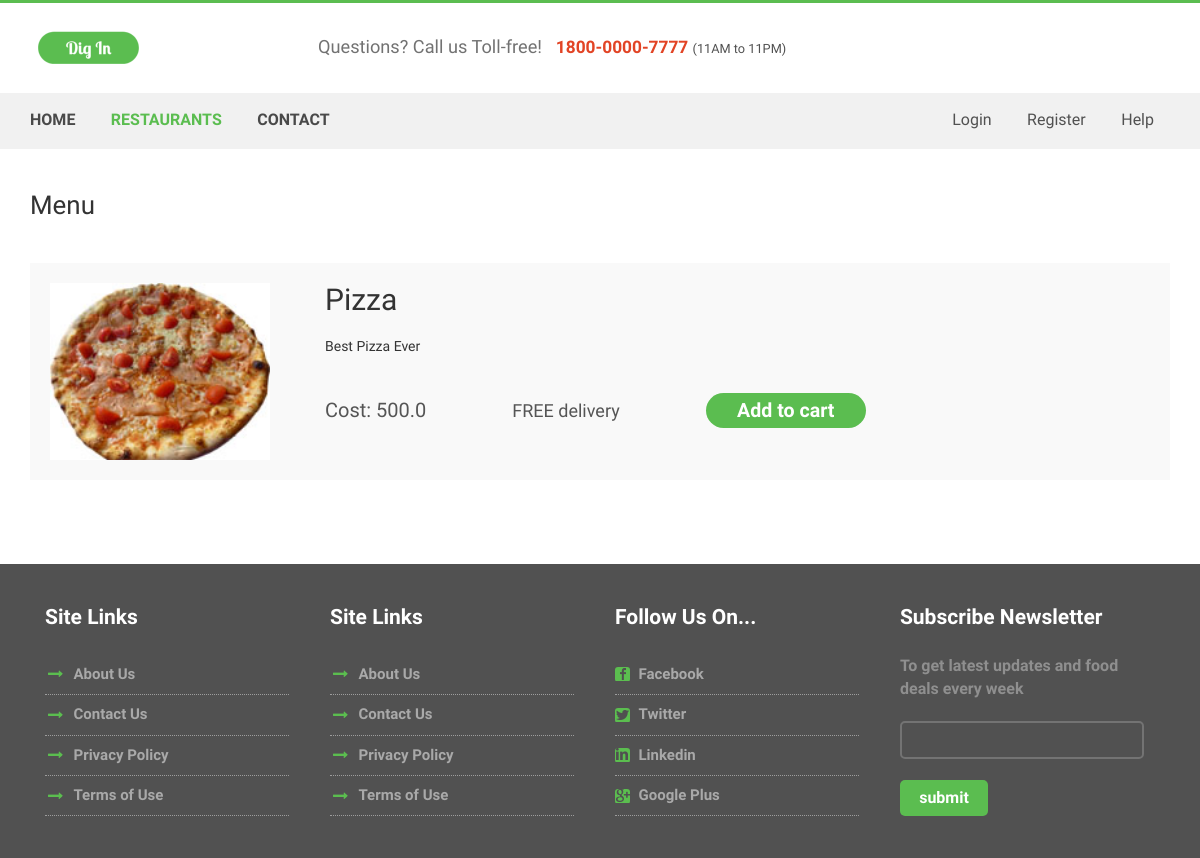
/menu?restaurant_id=5, run on an earlier commit of the app's database.
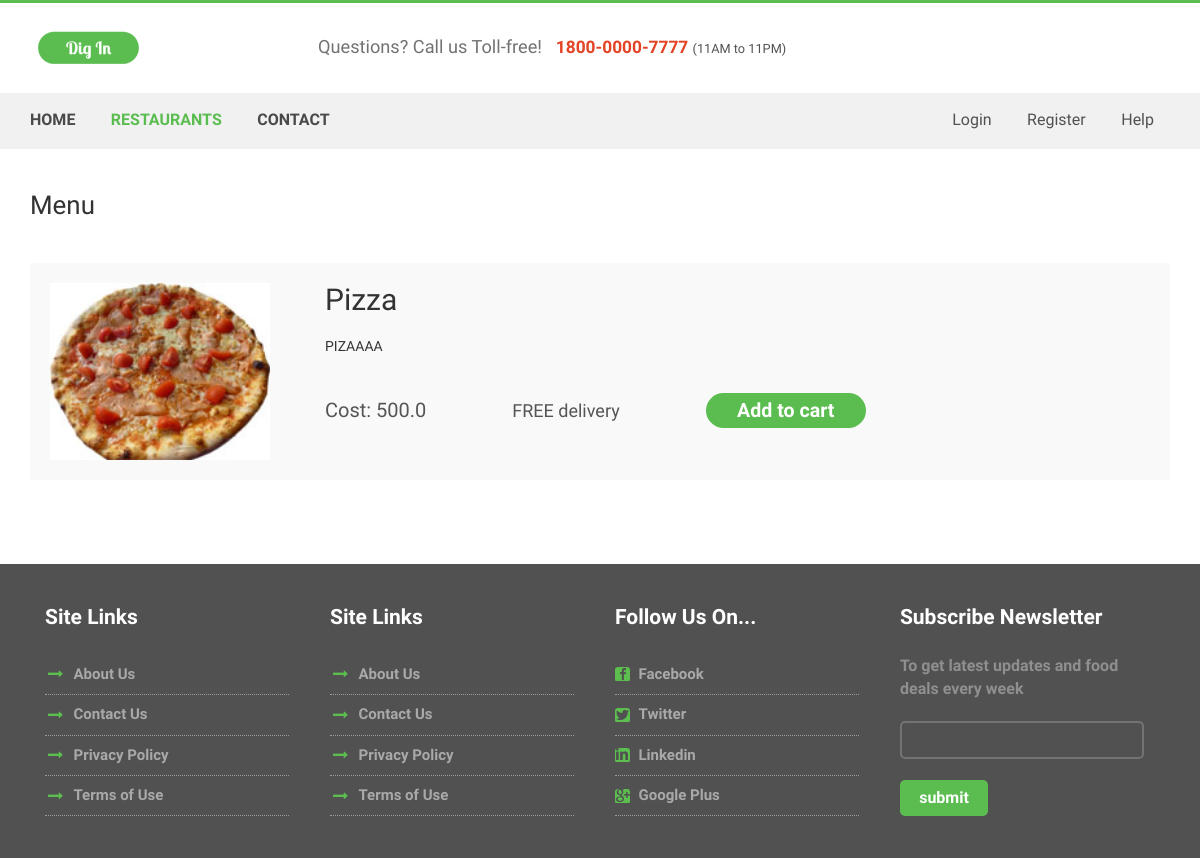
And on a later commit of the database.
### tables this page shows
CREATE TABLE "product" (
	`id`	INTEGER NOT NULL PRIMARY KEY AUTOINCREMENT UNIQUE,
	`name`	TEXT NOT NULL,
	`description`	TEXT NOT NULL,
	`price`	REAL NOT NULL,
	`type`	TEXT,
	`picture`	TEXT,
	`restaurant_id`	INTEGER,
	FOREIGN KEY(`restaurant_id`) REFERENCES `restaurant`(`id`) ON DELETE SET NULL
);

### routes.py (the view)
@app.route('/menu', methods=['GET', 'POST'])
def menu():
    if 'username' in session:
        logged_in = True
    else:
        logged_in = False
    restaurant_id = request.args.get('restaurant_id')
    menu = dbHandler.get_menu(restaurant_id)
    return render_template('menu.html',menu=menu,logged_in=logged_in)

### models.py (called while the page is built)
def get_menu(restaurant_id):
    con = sql.connect("digin.db")
    con.row_factory = sql.Row
    t=(restaurant_id,)
    sqlQuery = "select * from product where restaurant_id= ?"
    cur = con.cursor()
    cur.execute(sqlQuery,t)
    rows = cur.fetchall()
    return  rows

### templates/menu.html (shortened to what the changed rows need)
<!DOCTYPE html>
<html>
<head>
<link href="../static/css/bootstrap.css" rel='stylesheet' type='text/css' />
<link href="../static/css/style.css" rel="stylesheet" type="text/css" media="all" />
<link href="../static/css/animate.css" rel='stylesheet' type='text/css' />
</head>
<body>
<div class="cart-items">
	<div class="container">
			 <h1>Menu</h1>
			 {% for item in menu %}
			 <div class="cart-header">
				 <div class="cart-sec simpleCart_shelfItem">
						<div class="cart-item cyc">
							 <img src={{url_for('static', filename=item[5])}} class="img-responsive" alt="">
						</div>
					   <div class="cart-item-info">
						<h2>{{item[1]}}</h2><br/><p>{{item[2]}}</p>
						<br><br>
						<form id="{{item[0]}}" action="/add_to_cart" method="post">
						<ul class="qty">
							<li><p style="font-size:20px">Cost: {{item[3]}}</p></li>
 						<li><p style="font-size:18px">FREE delivery</p></li>
							<li><a class="morebtn hvr-rectangle-in" href="#" onclick='document.getElementById("{{item[0]}}").submit();'>Add to cart</a></li>
						</ul>
						</form>
					   </div>
					   <div class="clearfix"></div>
				  </div>
			 </div>
			 {% endfor %}
		 </div>
		 </div>
</body>
</html>

What changed in the data, as far as the page shows it:
changed product "Pizza": description "Best Pizza Ever" → "PIZAAAA"
